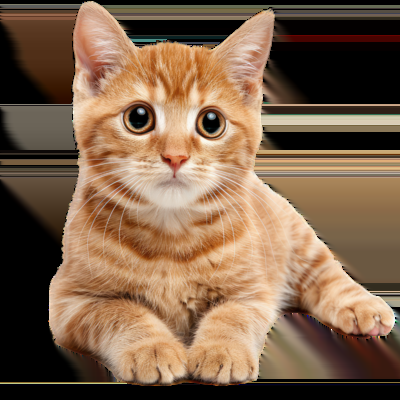
#> input picture cat.png, 400 x 400 px
$ python FromScratchORB.py
#> lines starting #> are read from the running program, lines starting #| are printed output that depends on the picture
import numpy as np
import cv2
import matplotlib.pyplot as plt

class FromScratchORB:
    def __init__(self, brief_len=256, patch_size=31):
        self.brief_len = brief_len
        self.patch_size = patch_size
        self.pairs = self._generate_brief_pairs()

    def _generate_brief_pairs(self):
        """Generate random BRIEF test pairs"""
        n = self.brief_len
        r = self.patch_size // 2
        coords = np.random.randint(-r, r, size=(n, 2, 2))
        return coords

    def fast_keypoints(self, img, threshold=20, N=12):
        """FAST corner detection"""
        radius = 3
        circle_idx = [
            (0, -radius), (radius // 2, -radius), (radius, -radius // 2), (radius, 0),
            (radius, radius // 2), (radius // 2, radius), (0, radius), (-radius // 2, radius),
            (-radius, radius // 2), (-radius, 0), (-radius, -radius // 2), (-radius // 2, -radius)
        ]

        H, W = img.shape
        keypoints = []

        for y in range(radius, H - radius):
            for x in range(radius, W - radius):
                p = img[y, x]
                brighter = 0
                darker = 0
                for dx, dy in circle_idx:
                    val = img[y + dy, x + dx]
                    if val > p + threshold:
                        brighter += 1
                    elif val < p - threshold:
                        darker += 1
                if brighter >= N or darker >= N:
                    keypoints.append((x, y))

        return keypoints

    def compute_orientation(self, img, x, y):
        """Compute orientation using intensity centroid"""
        r = self.patch_size // 2
        x0, x1 = x - r, x + r + 1
        y0, y1 = y - r, y + r + 1

        if x0 < 0 or y0 < 0 or x1 > img.shape[1] or y1 > img.shape[0]:
            return None

        patch = img[y0:y1, x0:x1]
        cy, cx = np.mgrid[-r:r+1, -r:r+1]
        m10 = np.sum(cx * patch)
        m01 = np.sum(cy * patch)
        angle = np.arctan2(m01, m10)

        return angle

    def compute_brief_descriptor(self, img, x, y, angle):
        """Compute rotated BRIEF descriptor"""
        H, W = img.shape
        desc = []

        cos_a = np.cos(angle)
        sin_a = np.sin(angle)

        for (p1, p2) in self.pairs:
            # Rotate points
            dx1 = int(round(cos_a * p1[0] - sin_a * p1[1]))
            dy1 = int(round(sin_a * p1[0] + cos_a * p1[1]))
            dx2 = int(round(cos_a * p2[0] - sin_a * p2[1]))
            dy2 = int(round(sin_a * p2[0] + cos_a * p2[1]))

            x1, y1 = x + dx1, y + dy1
            x2, y2 = x + dx2, y + dy2

            if not (0 <= x1 < W and 0 <= y1 < H and 0 <= x2 < W and 0 <= y2 < H):
                desc.append(0)
            else:
                desc.append(1 if img[y1, x1] < img[y2, x2] else 0)

        return np.array(desc, dtype=np.uint8)

    def detect_and_compute(self, img):
        """Main ORB pipeline"""
        img = cv2.GaussianBlur(img, (3, 3), 0)
        keypoints_xy = self.fast_keypoints(img)
        orb_features = []

        for (x, y) in keypoints_xy:
            angle = self.compute_orientation(img, x, y)
            if angle is None:
                continue
            desc = self.compute_brief_descriptor(img, x, y, angle)
            orb_features.append({
                'x': x, 'y': y, 'angle': angle, 'descriptor': desc
            })

        return orb_features

# Utility functions for matching
def hamming_distance(desc1, desc2):
    """Compute Hamming distance between binary descriptors"""
    return np.count_nonzero(desc1 != desc2)

def match_features(features1, features2, max_dist=30):
    """Match features between two images"""
    matches = []
    for i, f1 in enumerate(features1):
        best_match = None
        best_score = float('inf')
        for j, f2 in enumerate(features2):
            if 'descriptor' in f1 and 'descriptor' in f2:
                if len(f1['descriptor']) == len(f2['descriptor']):
                    d = hamming_distance(f1['descriptor'], f2['descriptor'])
                    if d < best_score:
                        best_score = d
                        best_match = (i, j)
        if best_score < max_dist:
            matches.append(best_match)
    return matches

if __name__ == "__main__":
    # Test both algorithms
    img = cv2.imread("../cat.png", cv2.IMREAD_GRAYSCALE)
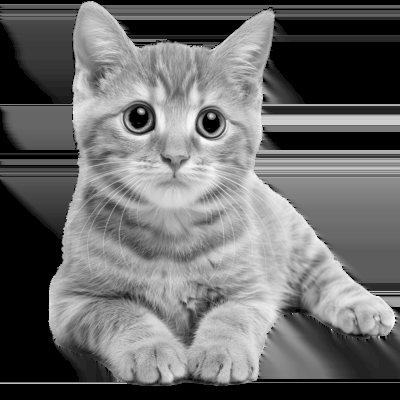
#> img: shape (400, 400); min 0, max 255, mean 107.2
    if img is None:
        img = np.random.randint(0, 255, (256, 256), dtype=np.uint8)

    # Test ORB
    orb = FromScratchORB()
    orb_features = orb.detect_and_compute(img)
#> in detect_and_compute, `img = cv2.GaussianBlur(img, (3, 3), 0)`:
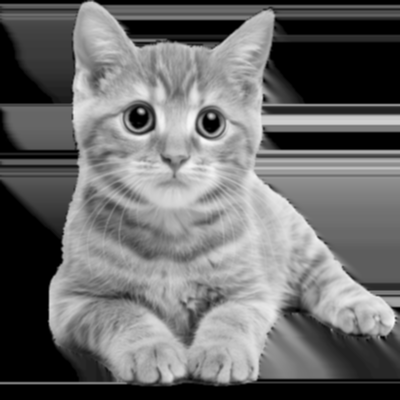
#> img: shape (400, 400); min 0, max 247, mean 107.2
#> after the loop in fast_keypoints, `for y in range(radius, H - radius):`: keypoints = 95 pairs, first value 72 to 396, second value 9 to 369
#> in detect_and_compute, `keypoints_xy = self.fast_keypoints(img)`: keypoints_xy has the same summary as keypoints in fast_keypoints
#> the loop in detect_and_compute, `for (x, y) in keypoints_xy:` made 95 passes
#> (x, y, x0 in compute_orientation, x1 in compute_orientation, y0 in compute_orientation, y1 in compute_orientation, m10 in compute_orientation, m01 in compute_orientation) on passes 3 to 14: (267, 66, 252, 283, 51, 82, -530762, 35541), (109, 69, 94, 125, 54, 85, 132511, -22118), (264, 80, 249, 280, 65, 96, -426152, 96688), (264, 81, 249, 280, 66, 97, -418758, 98722), (265, 81, 250, 281, 66, 97, -437179, 108917), (240, 94, 225, 256, 79, 110, -45681, 83862), (264, 98, 249, 280, 83, 114, -372604, 15435), (264, 99, 249, 280, 84, 115, -373160, 16630), (265, 99, 250, 281, 84, 115, -385931, 9112), (265, 100, 250, 281, 85, 116, -380241, 25542), (202, 101, 187, 218, 86, 117, -128816, -145131), (140, 110, 125, 156, 95, 126, -22626, -411371)
#> (x, y) on passes 56 to 60: (199, 284), (189, 298), (190, 298), (190, 299), (217, 299)
#> pass 3, in compute_orientation (call 3), `patch = img[y0:y1, x0:x1]`:
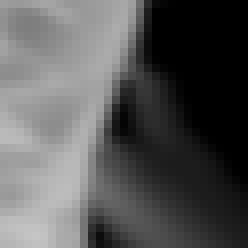
#> patch: shape (31, 31) (shown 8 times larger); min 0, max 197, mean 87.4
#> pass 3, in compute_orientation (call 3), `cy, cx = np.mgrid[-r:r+1, -r:r+1]`:
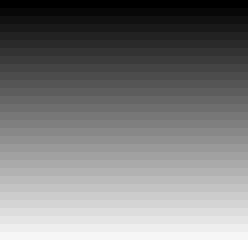
#> cy: shape (31, 31) int64 (shown 8 times larger); min -15, max 15, mean 0; drawn with min black and max white
#> pass 3, in compute_orientation (call 3), `cy, cx = np.mgrid[-r:r+1, -r:r+1]`:
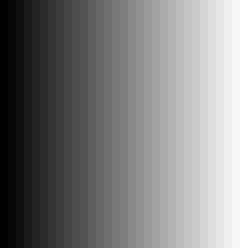
#> cx: shape (31, 31) int64 (shown 8 times larger); min -15, max 15, mean 0; drawn with min black and max white
    print(f"ORB detected {len(orb_features)} keypoints")
#| ORB detected 92 keypoints
